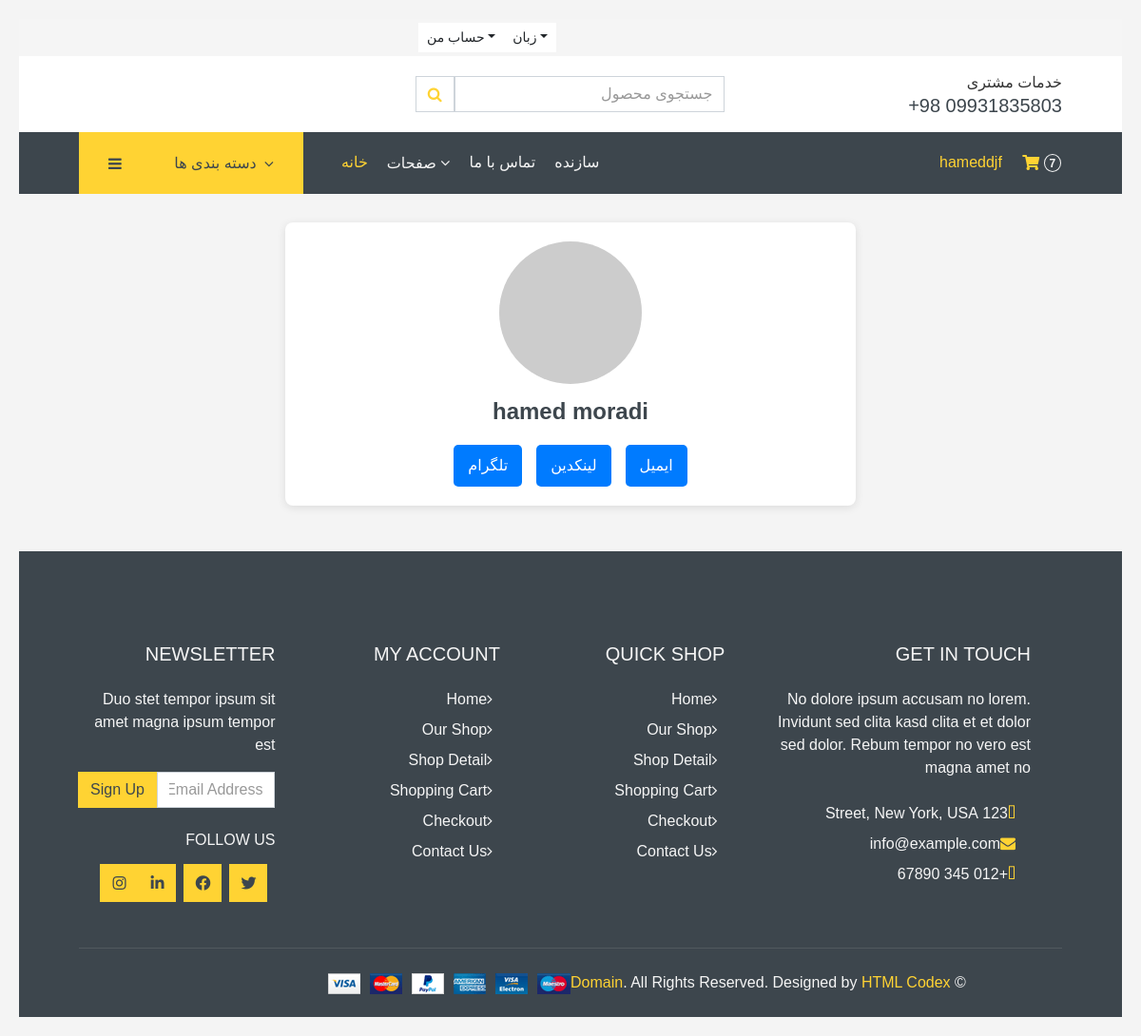
The page /connect/creators/ (signed in) on the database its author committed.
### accounts/models.py (models this page shows, shortened)
class Account(AbstractBaseUser):
    first_name = models.CharField(_("اسم"), max_length=50)
    last_name = models.CharField(_("نام خوانوادگی"), max_length=50)
    username = models.CharField(_("نام کاربری"), max_length=50, unique=True)
    email = models.EmailField(_("ادرس ایمیل"), max_length=254, unique=True)
    phone_number = models.CharField(
        _("شماره تماس"), max_length=50, unique=True, blank=True, null=True)
    objects = MyAccountManager()
    date_joined = models.DateTimeField(
        _("زمان ثبت نام"), auto_now=False, auto_now_add=True)
    last_login = models.DateTimeField(
        _("اخرین ورود"), auto_now=False, auto_now_add=True)
    is_admin = models.BooleanField(
        _("کاربر مورد نظر ادمین است ؟"), default=False)
    is_staff = models.BooleanField(
        _("کاربر مورد نظر کارمند است ؟"), default=False)
    is_active = models.BooleanField(
        _("کاربر مورد نظر فعال است ؟"), default=False)
    is_superadmin = models.BooleanField(
        _("کاربر مورد نظر ادمین اصلی است ؟"), default=False)
    USERNAME_FIELD = 'email'
    REQUIRED_FIELDS = ['username', 'first_name', 'last_name']
    class Meta:
        verbose_name = 'اکانت'
        verbose_name_plural = 'اکانت‌ها'

### connect/views.py (the view)
# urls.py: path('creators/', views.CreatorView.as_view(), name='creators'),
class CreatorView(ListView):
    model = Account
    template_name = 'creators.html'
    context_object_name = 'creators'
    def get_queryset(self):
        return self.model.objects.filter(is_superadmin=True)
    def get_context_data(self, **kwargs):
        context = super().get_context_data(**kwargs)
        return context
    def get_gravatar_url(self, email, size=100):
        email_hash = hashlib.md5(email.lower().encode('utf-8')).hexdigest()
        return f'https://www.gravatar.com/avatar/{email_hash}?s={size}&d=identicon'
    def get_profile_image(self, user):
        return self.get_gravatar_url(user.email)

### carts/context_processors.py (called while the page is built)
def counter(request):
    cart_count = 0
    if str('admin') is request.path:
        return {}
    else:
        try:
            cart = Cart.objects.filter(cart_id=_cart_id(request))
            if request.user.is_authenticated:
                cart_items = CartItem.objects.all().filter(user=request.user)
            else:
                cart_items = CartItem.objects.all().filter(cart=cart[:1])
            for cart_item in cart_items:
                cart_count += cart_item.quantity
        except Cart.DoesNotExist:
            cart_count = 0
    return dict(cart_count=cart_count)

### carts/views.py (called while the page is built)
def _cart_id(request):
    cart = request.session.session_key
    if not cart:
        cart = request.session.create()
    return cart

### category/context_processors.py (called while the page is built)
def menu_links(request):
    links = Category.objects.all()
    return dict(links=links)

### category/models.py (called while the page is built)
    def get_absolute_url(self):
        return reverse('products_by_category', args=[self.slug])

### category/templatetags/custom_tags.py (called while the page is built)
@register.filter
def get_profile_image(user):
    view = CreatorView()
    profile_image = view.get_profile_image(user)
    if profile_image:
        return profile_image
    elif user.email:
        return f"https://www.gravatar.com/avatar/{hashlib.md5(user.email.lower().encode()).hexdigest()}?d=identicon"
    else:
        return f"{settings.STATIC_URL}default_profile_image.png"

### templates/creators.html (shortened to what this page needs)
{% extends "base.html" %}
{% load custom_tags %}
{% block main %}
<div class="container">
  {% if creators %}
      {% for creator in creators %}
      <div class="profile">
          <img src="{{ creator|get_profile_image }}" alt="Profile Picture" class="profile-image">
          <h1 class="profile-name">{{ creator.first_name }} {{ creator.last_name }}</h1>
          <div class="social-links">
              <a href="https://t.me/BN2_hm" class="social-link">تلگرام</a>
              <a href="https://www.linkedin.com/in/hamed-moradi-aa8698304/" class="social-link">لینکدین</a>
              <a href="mailto:{{ creator.email }}" class="social-link">ایمیل</a>
          </div>
      </div>
      {% endfor %}
  {% else %}
      <p>هیچ کاربری پیدا نشد.</p>
  {% endif %}
</div>
    {% endblock main %}

### templates/includes/navbar.html (shortened to what this page needs)
{% load custom_tags %}
<div class="container-fluid">
  <div class="row bg-secondary py-1 px-xl-5">
    <div class="col-lg-6 text-center text-lg-right">
      <div class="d-inline-flex align-items-center">
        <div class="btn-group">
          <button type="button" class="btn btn-sm btn-light dropdown-toggle" data-toggle="dropdown">حساب من</button>
        </div>
        <div class="btn-group">
          <button type="button" class="btn btn-sm btn-light dropdown-toggle" data-toggle="dropdown">زبان</button>
        </div>
      </div>
    </div>
  </div>
  <div class="row align-items-center bg-light py-3 px-xl-5 d-none d-lg-flex">
    <div class="col-lg-4 col-6 text-left">
      <form action="{% url "search_page" %}" class='search' method='GET'>
        <div class="input-group">
          <input type="text" class="form-control" placeholder="جستجوی محصول" name='keyword' />
          <div class="input-group-append">
            <button type='submit' class="input-group-text bg-transparent text-primary"><i class="fa fa-search" ></i></button>
          </div>
        </div>
      </form>
    </div>
    <div class="col-lg-4 col-6 text-right">
      <p class="m-0">خدمات مشتری</p>
      <h5 class="m-0">+98 09931835803</h5>
    </div>
  </div>
</div>
<div class="container-fluid bg-dark mb-30">
  <div class="row px-xl-5">
    <div class="col-lg-3 d-none d-lg-block">
      <a class="btn d-flex align-items-center justify-content-end bg-primary w-100" data-toggle="collapse" href="#navbar-vertical" style="height: 65px; padding: 0 30px;">
        <i class="fa fa-bars text-dark mr-auto"></i>
        <h6 class="text-dark m-0">دسته بندی ها</h6>
        <i class="fa fa-angle-down text-dark ml-2"></i>
      </a>
    </div>
    <div class="col-lg-9">
      <nav class="navbar navbar-expand-lg bg-dark navbar-dark py-3 py-lg-0 px-0">
        <div class="collapse navbar-collapse justify-content-between" id="navbarCollapse">
          <div class="navbar-nav mr-auto py-0">
            <a href="{% url "home" %}" class="nav-item nav-link active">خانه</a>
            <div class="nav-item dropdown">
              <a href="#" class="nav-link dropdown-toggle" data-toggle="dropdown">صفحات <i class="fa fa-angle-down mt-1"></i></a>
            </div>
            <a href="{% url 'connect:contact' %}" class="nav-item nav-link">تماس با ما</a>
            <a href="{% url 'connect:creators' %}" class="nav-item nav-link">سازنده</a>
          </div>
          <div class="navbar-nav ml-auto py-0 d-none d-lg-block">
            {% if user.is_authenticated %}
            <a href="{% url 'account:logout_page' %}">
                {% if user.get_full_name %}
                    {{ user.get_full_name }}
                {% else %}
                    {{ user.username }}
                {% endif %}
            </a>
            {% else %}
                <a href="{% url 'account:login_page' %}" class="btn px-0 ml-3">
                    <i class="fas fa-sign-in-alt text-primary"></i>
                </a>
            {% endif %}
            <a href="{% url 'cart:cart_page' %}" class="btn px-0 ml-3">
              <i class="fas fa-shopping-cart text-primary"></i>
              <span class="badge text-secondary border border-secondary rounded-circle" style="padding-bottom: 2px;">{{cart_count}}</span>
            </a>
          </div>
        </div>
      </nav>
    </div>
  </div>
</div>

### static/css/own-style.css (style rules this page uses)
body { text-align-last: inherit; }
.navbar-nav { margin-left: initial !important; }

### templates/creators.html (style rules this page uses)
* { box-sizing: border-box; margin: 0; padding: 0; }
body { font-family: Arial, sans-serif; background-color: #f4f4f4; color: #333; padding: 20px; }
.container { max-width: 600px; margin: 0 auto; background: #fff; border-radius: 8px; box-shadow: 0 2px 10px rgba(0, 0, 0, 0.1); padding: 20px; }
.profile { text-align: center; }
.profile-image { width: 150px; height: 150px; border-radius: 50%; object-fit: cover; margin-bottom: 15px; }
.profile-name { font-size: 24px; font-weight: bold; margin-bottom: 10px; }
.social-links { display: flex; justify-content: center; gap: 15px; }
.social-link { text-decoration: none; background: #007bff; color: white; padding: 10px 15px; border-radius: 5px; transition: background 0.3s; }

### rows shown on the page
Account: username "hameddjf", first_name "hamed", last_name "moradi"

### other values the page prints
{{ cart_count }} "7"
